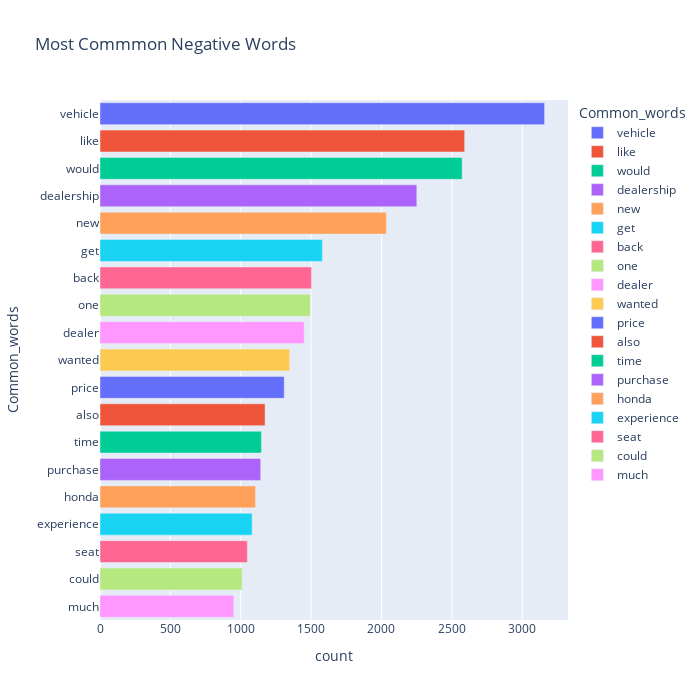

The code cell stored with this chart in its notebook:
### Markdown cell above
## Bar plot of top negative words

### Code cell
fig = px.bar(temp_negative, x="count", y="Common_words", title='Most Commmon Negative Words', orientation='h', 
             width=700, height=700,color='Common_words')
fig.show()

### Figure 1 — Plotly figure (JSON) as saved in the notebook; plotly's stock layout.template omitted (floating-point values rounded to 4 significant figures)
{"data": [{"alignmentgroup": "True", "hovertemplate": "Common_words=%{y}<br>count=%{x}<extra></extra>", "legendgroup": "vehicle", "marker": {"color": "#636efa"}, "name": "vehicle", "offsetgroup": "vehicle", "orientation": "h", "showlegend": true, "textposition": "auto", "type": "bar", "x": [3159], "xaxis": "x", "y": ["vehicle"], "yaxis": "y"}, {"alignmentgroup": "True", "hovertemplate": "Common_words=%{y}<br>count=%{x}<extra></extra>", "legendgroup": "like", "marker": {"color": "#EF553B"}, "name": "like", "offsetgroup": "like", "orientation": "h", "showlegend": true, "textposition": "auto", "type": "bar", "x": [2591], "xaxis": "x", "y": ["like"], "yaxis": "y"}, {"alignmentgroup": "True", "hovertemplate": "Common_words=%{y}<br>count=%{x}<extra></extra>", "legendgroup": "would", "marker": {"color": "#00cc96"}, "name": "would", "offsetgroup": "would", "orientation": "h", "showlegend": true, "textposition": "auto", "type": "bar", "x": [2573], "xaxis": "x", "y": ["would"], "yaxis": "y"}, {"alignmentgroup": "True", "hovertemplate": "Common_words=%{y}<br>count=%{x}<extra></extra>", "legendgroup": "dealership", "marker": {"color": "#ab63fa"}, "name": "dealership", "offsetgroup": "dealership", "orientation": "h", "showlegend": true, "textposition": "auto", "type": "bar", "x": [2251], "xaxis": "x", "y": ["dealership"], "yaxis": "y"}, {"alignmentgroup": "True", "hovertemplate": "Common_words=%{y}<br>count=%{x}<extra></extra>", "legendgroup": "new", "marker": {"color": "#FFA15A"}, "name": "new", "offsetgroup": "new", "orientation": "h", "showlegend": true, "textposition": "auto", "type": "bar", "x": [2035], "xaxis": "x", "y": ["new"], "yaxis": "y"}, {"alignmentgroup": "True", "hovertemplate": "Common_words=%{y}<br>count=%{x}<extra></extra>", "legendgroup": "get", "marker": {"color": "#19d3f3"}, "name": "get", "offsetgroup": "get", "orientation": "h", "showlegend": true, "textposition": "auto", "type": "bar", "x": [1580], "xaxis": "x", "y": ["get"], "yaxis": "y"}, {"alignmentgroup": "True", "hovertemplate": "Common_words=%{y}<br>count=%{x}<extra></extra>", "legendgroup": "back", "marker": {"color": "#FF6692"}, "name": "back", "offsetgroup": "back", "orientation": "h", "showlegend": true, "textposition": "auto", "type": "bar", "x": [1503], "xaxis": "x", "y": ["back"], "yaxis": "y"}, {"alignmentgroup": "True", "hovertemplate": "Common_words=%{y}<br>count=%{x}<extra></extra>", "legendgroup": "one", "marker": {"color": "#B6E880"}, "name": "one", "offsetgroup": "one", "orientation": "h", "showlegend": true, "textposition": "auto", "type": "bar", "x": [1494], "xaxis": "x", "y": ["one"], "yaxis": "y"}, {"alignmentgroup": "True", "hovertemplate": "Common_words=%{y}<br>count=%{x}<extra></extra>", "legendgroup": "dealer", "marker": {"color": "#FF97FF"}, "name": "dealer", "offsetgroup": "dealer", "orientation": "h", "showlegend": true, "textposition": "auto", "type": "bar", "x": [1451], "xaxis": "x", "y": ["dealer"], "yaxis": "y"}, {"alignmentgroup": "True", "hovertemplate": "Common_words=%{y}<br>count=%{x}<extra></extra>", "legendgroup": "wanted", "marker": {"color": "#FECB52"}, "name": "wanted", "offsetgroup": "wanted", "orientation": "h", "showlegend": true, "textposition": "auto", "type": "bar", "x": [1348], "xaxis": "x", "y": ["wanted"], "yaxis": "y"}, {"alignmentgroup": "True", "hovertemplate": "Common_words=%{y}<br>count=%{x}<extra></extra>", "legendgroup": "price", "marker": {"color": "#636efa"}, "name": "price", "offsetgroup": "price", "orientation": "h", "showlegend": true, "textposition": "auto", "type": "bar", "x": [1309], "xaxis": "x", "y": ["price"], "yaxis": "y"}, {"alignmentgroup": "True", "hovertemplate": "Common_words=%{y}<br>count=%{x}<extra></extra>", "legendgroup": "also", "marker": {"color": "#EF553B"}, "name": "also", "offsetgroup": "also", "orientation": "h", "showlegend": true, "textposition": "auto", "type": "bar", "x": [1173], "xaxis": "x", "y": ["also"], "yaxis": "y"}, {"alignmentgroup": "True", "hovertemplate": "Common_words=%{y}<br>count=%{x}<extra></extra>", "legendgroup": "time", "marker": {"color": "#00cc96"}, "name": "time", "offsetgroup": "time", "orientation": "h", "showlegend": true, "textposition": "auto", "type": "bar", "x": [1147], "xaxis": "x", "y": ["time"], "yaxis": "y"}, {"alignmentgroup": "True", "hovertemplate": "Common_words=%{y}<br>count=%{x}<extra></extra>", "legendgroup": "purchase", "marker": {"color": "#ab63fa"}, "name": "purchase", "offsetgroup": "purchase", "orientation": "h", "showlegend": true, "textposition": "auto", "type": "bar", "x": [1142], "xaxis": "x", "y": ["purchase"], "yaxis": "y"}, {"alignmentgroup": "True", "hovertemplate": "Common_words=%{y}<br>count=%{x}<extra></extra>", "legendgroup": "honda", "marker": {"color": "#FFA15A"}, "name": "honda", "offsetgroup": "honda", "orientation": "h", "showlegend": true, "textposition": "auto", "type": "bar", "x": [1105], "xaxis": "x", "y": ["honda"], "yaxis": "y"}, {"alignmentgroup": "True", "hovertemplate": "Common_words=%{y}<br>count=%{x}<extra></extra>", "legendgroup": "experience", "marker": {"color": "#19d3f3"}, "name": "experience", "offsetgroup": "experience", "orientation": "h", "showlegend": true, "textposition": "auto", "type": "bar", "x": [1081], "xaxis": "x", "y": ["experience"], "yaxis": "y"}, {"alignmentgroup": "True", "hovertemplate": "Common_words=%{y}<br>count=%{x}<extra></extra>", "legendgroup": "seat", "marker": {"color": "#FF6692"}, "name": "seat", "offsetgroup": "seat", "orientation": "h", "showlegend": true, "textposition": "auto", "type": "bar", "x": [1047], "xaxis": "x", "y": ["seat"], "yaxis": "y"}, {"alignmentgroup": "True", "hovertemplate": "Common_words=%{y}<br>count=%{x}<extra></extra>", "legendgroup": "could", "marker": {"color": "#B6E880"}, "name": "could", "offsetgroup": "could", "orientation": "h", "showlegend": true, "textposition": "auto", "type": "bar", "x": [1010], "xaxis": "x", "y": ["could"], "yaxis": "y"}, {"alignmentgroup": "True", "hovertemplate": "Common_words=%{y}<br>count=%{x}<extra></extra>", "legendgroup": "much", "marker": {"color": "#FF97FF"}, "name": "much", "offsetgroup": "much", "orientation": "h", "showlegend": true, "textposition": "auto", "type": "bar", "x": [951], "xaxis": "x", "y": ["much"], "yaxis": "y"}], "layout": {"barmode": "relative", "height": 700, "legend": {"title": {"text": "Common_words"}, "tracegroupgap": 0}, "title": {"text": "Most Commmon Negative Words"}, "width": 700, "xaxis": {"anchor": "y", "domain": [0, 1], "title": {"text": "count"}}, "yaxis": {"anchor": "x", "categoryarray": ["much", "could", "seat", "experience", "honda", "purchase", "time", "also", "price", "wanted", "dealer", "one", "back", "get", "new", "dealership", "would", "like", "vehicle"], "categoryorder": "array", "domain": [0, 1], "title": {"text": "Common_words"}}}}
